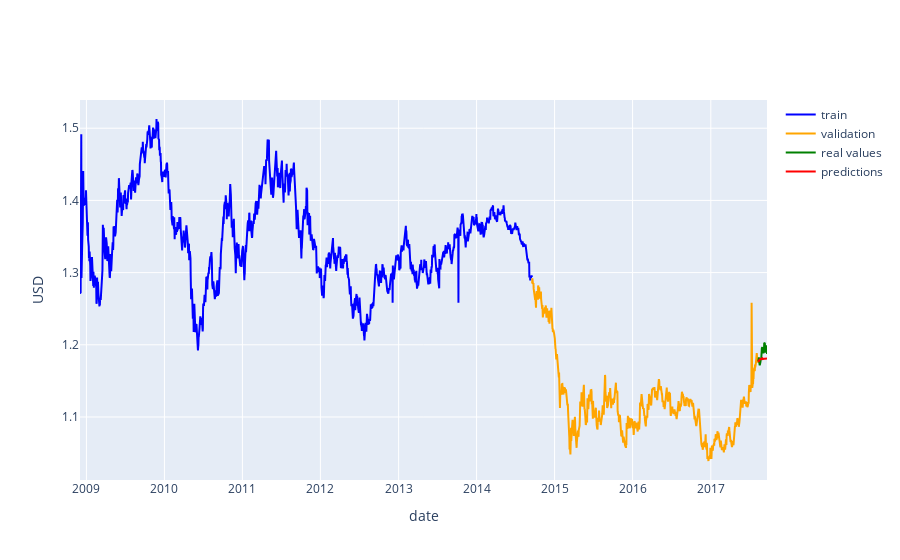

Notebook cell for this chart:
### Code cell
# Plot test predictions
fig = go.Figure()

# Add traces
fig.add_trace(go.Scatter(x=train['date'], 
                         y=train['adj_close'],
                         mode='lines',
                         name='train',
                         line=dict(color='blue')))
fig.add_trace(go.Scatter(x=val['date'], 
                         y=val['adj_close'],
                         mode='lines',
                         name='validation',
                         line=dict(color='orange')))
fig.add_trace(go.Scatter(x=test['date'], 
                         y=test['adj_close'],
                         mode='lines',
                         name='real values',
                         line=dict(color='green')))
fig.add_trace(go.Scatter(x=test[:H]['date'], 
                         y=est,
                         mode='lines',
                         name='predictions',
                         line=dict(color='red')))
fig.update_layout(yaxis=dict(title='USD'),
                  xaxis=dict(title='date'))

### Figure 1 — Plotly figure (JSON) as saved in the notebook; plotly's stock layout.template omitted (floating-point values rounded to 4 significant figures; data arrays with more than 128 entries replaced by an {"elided": "..."} marker saying what was removed)
{"data": [{"line": {"color": "blue"}, "mode": "lines", "name": "train", "type": "scatter", "x": {"elided": "1512 str values"}, "y": {"elided": "1512 float values"}}, {"line": {"color": "orange"}, "mode": "lines", "name": "validation", "type": "scatter", "x": {"elided": "756 str values"}, "y": {"elided": "756 float values"}}, {"line": {"color": "green"}, "mode": "lines", "name": "real values", "type": "scatter", "x": ["2017-08-11T00:00:00", "2017-08-14T00:00:00", "2017-08-15T00:00:00", "2017-08-16T00:00:00", "2017-08-17T00:00:00", "2017-08-18T00:00:00", "2017-08-21T00:00:00", "2017-08-22T00:00:00", "2017-08-23T00:00:00", "2017-08-24T00:00:00", "2017-08-25T00:00:00", "2017-08-28T00:00:00", "2017-08-29T00:00:00", "2017-08-30T00:00:00", "2017-08-31T00:00:00", "2017-09-01T00:00:00", "2017-09-04T00:00:00", "2017-09-05T00:00:00", "2017-09-06T00:00:00", "2017-09-07T00:00:00", "2017-09-08T00:00:00", "2017-09-11T00:00:00", "2017-09-12T00:00:00", "2017-09-13T00:00:00", "2017-09-14T00:00:00", "2017-09-15T00:00:00", "2017-09-18T00:00:00", "2017-09-19T00:00:00", "2017-09-20T00:00:00", "2017-09-21T00:00:00"], "y": [1.177, 1.183, 1.178, 1.174, 1.177, 1.172, 1.176, 1.181, 1.176, 1.182, 1.18, 1.195, 1.196, 1.197, 1.189, 1.191, 1.188, 1.189, 1.192, 1.193, 1.203, 1.202, 1.196, 1.197, 1.189, 1.192, 1.194, 1.196, 1.199, 1.187]}, {"line": {"color": "red"}, "mode": "lines", "name": "predictions", "type": "scatter", "x": ["2017-08-11T00:00:00", "2017-08-14T00:00:00", "2017-08-15T00:00:00", "2017-08-16T00:00:00", "2017-08-17T00:00:00", "2017-08-18T00:00:00", "2017-08-21T00:00:00", "2017-08-22T00:00:00", "2017-08-23T00:00:00", "2017-08-24T00:00:00", "2017-08-25T00:00:00", "2017-08-28T00:00:00", "2017-08-29T00:00:00", "2017-08-30T00:00:00", "2017-08-31T00:00:00", "2017-09-01T00:00:00", "2017-09-04T00:00:00", "2017-09-05T00:00:00", "2017-09-06T00:00:00", "2017-09-07T00:00:00", "2017-09-08T00:00:00", "2017-09-11T00:00:00", "2017-09-12T00:00:00", "2017-09-13T00:00:00", "2017-09-14T00:00:00", "2017-09-15T00:00:00", "2017-09-18T00:00:00", "2017-09-19T00:00:00", "2017-09-20T00:00:00", "2017-09-21T00:00:00"], "y": [1.176, 1.177, 1.178, 1.179, 1.179, 1.18, 1.18, 1.18, 1.181, 1.181, 1.181, 1.181, 1.181, 1.181, 1.18, 1.18, 1.18, 1.18, 1.181, 1.181, 1.181, 1.181, 1.181, 1.181, 1.181, 1.181, 1.181, 1.181, 1.181, 1.181]}], "layout": {"xaxis": {"title": {"text": "date"}}, "yaxis": {"title": {"text": "USD"}}}}
